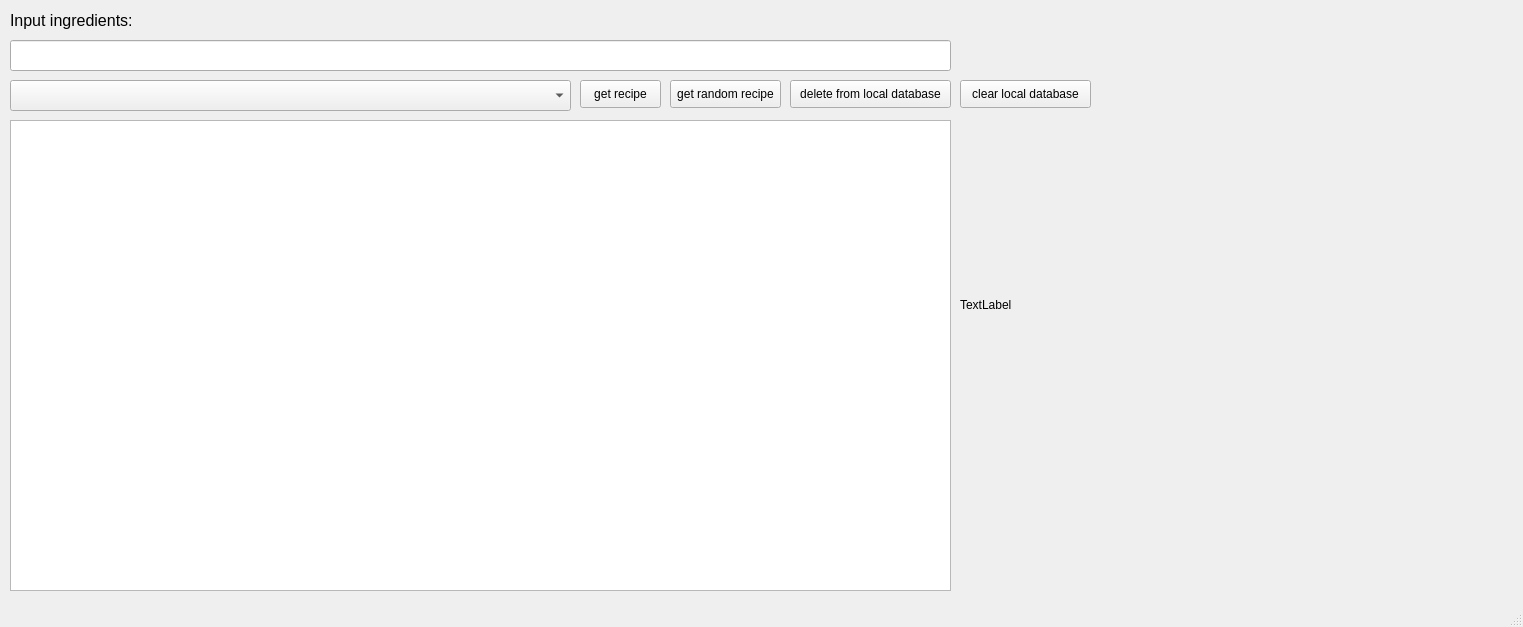
<?xml version="1.0" encoding="UTF-8"?>
<ui version="4.0">
 <class>Food_api</class>
 <widget class="QMainWindow" name="Food_api">
  <property name="geometry">
   <rect>
    <x>0</x>
    <y>0</y>
    <width>1523</width>
    <height>627</height>
   </rect>
  </property>
  <property name="windowTitle">
   <string>MainWindow</string>
  </property>
  <widget class="QWidget" name="centralwidget">
   <widget class="QPushButton" name="get_recipe">
    <property name="geometry">
     <rect>
      <x>580</x>
      <y>80</y>
      <width>81</width>
      <height>28</height>
     </rect>
    </property>
    <property name="text">
     <string>get recipe</string>
    </property>
   </widget>
   <widget class="QLineEdit" name="lineEdit">
    <property name="geometry">
     <rect>
      <x>10</x>
      <y>40</y>
      <width>941</width>
      <height>31</height>
     </rect>
    </property>
   </widget>
   <widget class="QLabel" name="label">
    <property name="geometry">
     <rect>
      <x>10</x>
      <y>10</y>
      <width>941</width>
      <height>20</height>
     </rect>
    </property>
    <property name="font">
     <font>
      <pointsize>12</pointsize>
     </font>
    </property>
    <property name="text">
     <string>Input ingredients:</string>
    </property>
   </widget>
   <widget class="QTextBrowser" name="textBrowser">
    <property name="enabled">
     <bool>true</bool>
    </property>
    <property name="geometry">
     <rect>
      <x>10</x>
      <y>120</y>
      <width>941</width>
      <height>471</height>
     </rect>
    </property>
    <property name="sizeAdjustPolicy">
     <enum>QAbstractScrollArea::AdjustToContents</enum>
    </property>
   </widget>
   <widget class="QPushButton" name="clear_db">
    <property name="geometry">
     <rect>
      <x>960</x>
      <y>80</y>
      <width>131</width>
      <height>28</height>
     </rect>
    </property>
    <property name="text">
     <string>clear local database</string>
    </property>
   </widget>
   <widget class="QComboBox" name="local_recipes">
    <property name="geometry">
     <rect>
      <x>10</x>
      <y>80</y>
      <width>561</width>
      <height>31</height>
     </rect>
    </property>
    <property name="sizePolicy">
     <sizepolicy hsizetype="Fixed" vsizetype="Fixed">
      <horstretch>0</horstretch>
      <verstretch>0</verstretch>
     </sizepolicy>
    </property>
    <property name="sizeAdjustPolicy">
     <enum>QComboBox::AdjustToMinimumContentsLength</enum>
    </property>
   </widget>
   <widget class="QPushButton" name="get_random_recipe">
    <property name="geometry">
     <rect>
      <x>670</x>
      <y>80</y>
      <width>111</width>
      <height>28</height>
     </rect>
    </property>
    <property name="text">
     <string>get random recipe</string>
    </property>
   </widget>
   <widget class="QPushButton" name="delete_from_db">
    <property name="geometry">
     <rect>
      <x>790</x>
      <y>80</y>
      <width>161</width>
      <height>28</height>
     </rect>
    </property>
    <property name="text">
     <string>delete from local database</string>
    </property>
   </widget>
   <widget class="QLabel" name="image_area">
    <property name="geometry">
     <rect>
      <x>960</x>
      <y>120</y>
      <width>556</width>
      <height>370</height>
     </rect>
    </property>
    <property name="text">
     <string>TextLabel</string>
    </property>
   </widget>
  </widget>
  <widget class="QStatusBar" name="statusbar"/>
 </widget>
 <tabstops>
  <tabstop>textBrowser</tabstop>
  <tabstop>lineEdit</tabstop>
  <tabstop>clear_db</tabstop>
  <tabstop>local_recipes</tabstop>
  <tabstop>get_random_recipe</tabstop>
  <tabstop>get_recipe</tabstop>
  <tabstop>delete_from_db</tabstop>
 </tabstops>
 <resources/>
 <connections/>
</ui>
